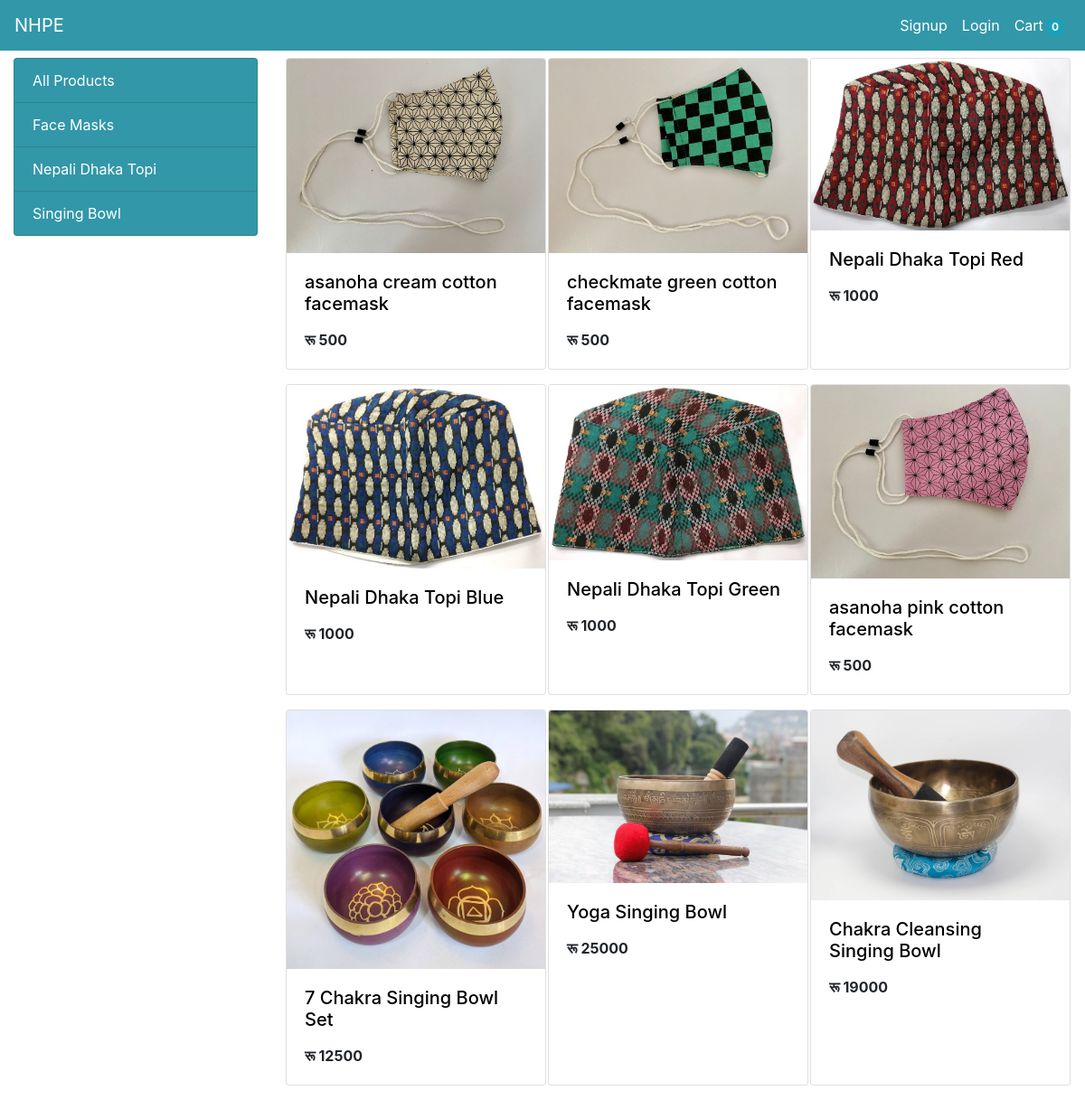
The page / on the database its author committed.
### store/models.py (models this page shows, shortened)
class Category(models.Model):
    name = models.CharField(max_length=20)
    @staticmethod
    def get_all_categories():
        return Category.objects.all()

class Product(models.Model):
    objects = None
    name = models.CharField(max_length=50)
    price = models.IntegerField(default=0)
    category = models.ForeignKey(Category, on_delete=models.CASCADE, default=1)
    descriptions = models.CharField(max_length=1000, default='', null=True, blank=True)
    image = models.ImageField(upload_to='uploads/products/')
    @staticmethod
    def get_all_products():
        return Product.objects.all()

### store/views.py (the view, shortened to what this page needs)
# urls.py: path('', Index.as_view(), name='homepage'),
class Index(View):
    def get(self, request):
        cart = request.session.get('cart')
        if not cart:
            request.session.cart = {}
        categories = Category.get_all_categories()
        categoryID = request.GET.get('category')
        if categoryID:
            products = Product.get_all_products_by_categoryid(categoryID)
        else:
            products = Product.get_all_products()
        data = {'products': products, 'categories': categories}
        return render(request, 'home.html', data)

### store/templatetags/filters.py (called while the page is built)
@register.filter(name='rupees')
def rupees(number):
    return "रू " + str(number)

### store/templates/home.html
{% extends 'base.html' %}
{% load static %}
{% block content %}
{% load cart %}
{% load filters %}
<div class="container-fluid mt-3">
    <div class="row">
        <div class="col-lg-3 mx-auto">
            <div class="list-group">
                <a href="/" class="list-group-item list-group-item-action">All Products </a>
                {% for category in categories %}
                <a href="/?category={{category.id}}" class="list-group-item list-group-item-action">{{category.name}}</a>
                {% endfor %}
            </div>
        </div>
        <div id="products" class="col-lg-9 mx-auto">
            <div class="row mx-auto" >
                {% for product in products %}
                <div class="card mx-auto mb-3" id={{product.id}} style="width: 18rem;">
                    <a href="/description/{{product.id}}" class="image-box">
                        <img src="{{product.image.url}}" class="card-img-top" alt="...">
                    </a>
                    <div class="card-body">
                        <a href="/description/{{product.id}}">
                        <h5 class="card-title"><p class="card-name">{{product.name}}</p></h5>
                        </a>
                        <p class="card-text"><b>{{product.price|rupees}}</b></p>
                    </div>
                </div>
                {% endfor %}
            </div>
        </div>
    </div>
</div>
{% endblock %}

### templates/base.html (shortened to what this page needs)
{% load static %}
<!doctype html>
<html lang="en">
<head>
    <link rel="stylesheet" href="https://cdn.jsdelivr.net/npm/bootstrap@4.5.3/dist/css/bootstrap.min.css"
>
    <link rel="stylesheet" href="https://cdnjs.cloudflare.com/ajax/libs/font-awesome/4.7.0/css/font-awesome.min.css">
    <link rel="stylesheet" type="text/css" href="{% static '/css/style.css' %}">
</head>
<body>
<div id=navbar>
<nav  class="navbar navbar-expand-lg" >
    <a class="navbar-brand nav23" href="/">NHPE</a>
    <div class="collapse navbar-collapse" id="navbarSupportedContent">
        <ul class="navbar-nav my-2 my-lg-0">
            {% if request.session.customer %}
            <li class="nav-item dropdown">
                <a class="nav-link dropdown-toggle" id="navbarDropdown" role="button" data-toggle="dropdown"
                aria-haspopup="true" aria-expanded="false">
                  {{request.session.name}}'s Profile
                </a>
                <div class="dropdown-menu mx-auto no-guttters" aria-labelledby="navbarDropdown">
                  <a class="dropdown-item" href="/accounts/profile">My Profile</a>
                  <a class="dropdown-item" href="/accounts/purchase">My Purchase</a>
                  <a class="dropdown-item" href="/accounts/logout">Logout</a>
                </div>
            </li>
            <li class="nav-item">
                <a class="nav-link" href="/orders">Orders<span class="sr-only">(current)</span></a>
            </li>
            {% else %}
            <li class="nav-item">
                <a class="nav-link" href="/accounts/signup">Signup <span class="sr-only">(current)</span></a>
            </li>
            <li class="nav-item">
                <a class="nav-link" href="/accounts/login">Login <span class="sr-only">(current)</span></a>
            </li>
            {% endif %}
            <li class="nav-item">
                <a class="nav-link" href="/cart">Cart
                    <span class="badge badge-info">{{request.session.cart.keys|length}}</span>
                    <span class="sr-only">(current)</span></a>
            </li>
        </ul>
    </div>
</nav>
</div>
<br>
<br>
<div id="main">
{% block content %}
{% endblock %}
</div>
</body>
</html>

### static/css/style.css (style rules this page uses)
.navbar { position:fixed; width: 100%; z-index: 1; background-color: #3297a8; }
a { color: white; }
.list-group-item { background-color: #3297a8; color: white; }
.card-body h5 { background-color: white; color: black; }
.image-box { overflow: hidden; position: relative; }

### rows shown on the page
Category: name "Face Masks"
Category: name "Nepali Dhaka Topi"
Category: name "Singing Bowl"
Product: {{ product.id }} 1 (drawn), image (picture), name "asanoha cream cotton facemask", price "रू 500"
Product: image (picture), name "checkmate green cotton facemask", price "रू 500"
Product: image (picture), name "Nepali Dhaka Topi Red", price "रू 1000"
Product: image (picture), name "Nepali Dhaka Topi Blue", price "रू 1000"
Product: image (picture), name "Nepali Dhaka Topi Green", price "रू 1000"
Product: image (picture), name "asanoha pink cotton facemask", price "रू 500"
Product: image (picture), name "7 Chakra Singing Bowl Set", price "रू 12500"
Product: image (picture), name "Yoga Singing Bowl", price "रू 25000"
Product: image (picture), name "Chakra Cleansing Singing Bowl", price "रू 19000"

### other values the page prints
{{ request.session.cart.keys|length }} "0"
